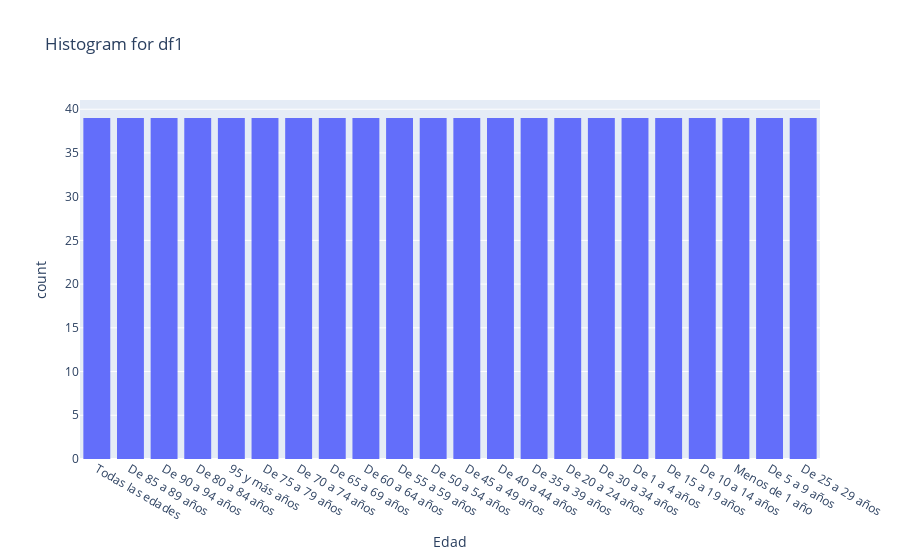

The code cell stored with this chart in its notebook:
### Code cell
df_alzheimer = mod.row_filter(df_deaths, 'Causa de muerte', ['051  Enfermedad de Alzheimer'])
df_mujeres = mod.row_filter(df_alzheimer, 'Sexo', ['Mujeres'])
df_hombres = mod.row_filter(df_alzheimer, 'Sexo', ['Hombres'])
fig = px.histogram(df_mujeres, x='Edad',  title='Histogram for df1')
fig.update_layout(bargap=0.2)

### Figure 1 — Plotly figure (JSON) as saved in the notebook; plotly's stock layout.template omitted (floating-point values rounded to 4 significant figures; data arrays with more than 128 entries replaced by an {"elided": "..."} marker saying what was removed)
{"data": [{"alignmentgroup": "True", "bingroup": "x", "hovertemplate": "Edad=%{x}<br>count=%{y}<extra></extra>", "legendgroup": "", "marker": {"color": "#636efa", "pattern": {"shape": ""}}, "name": "", "offsetgroup": "", "orientation": "v", "showlegend": false, "type": "histogram", "x": {"elided": "858 str values"}, "xaxis": "x", "yaxis": "y"}], "layout": {"bargap": 0.2, "barmode": "relative", "legend": {"tracegroupgap": 0}, "title": {"text": "Histogram for df1"}, "xaxis": {"anchor": "y", "domain": [0, 1], "title": {"text": "Edad"}}, "yaxis": {"anchor": "x", "domain": [0, 1], "title": {"text": "count"}}}}
